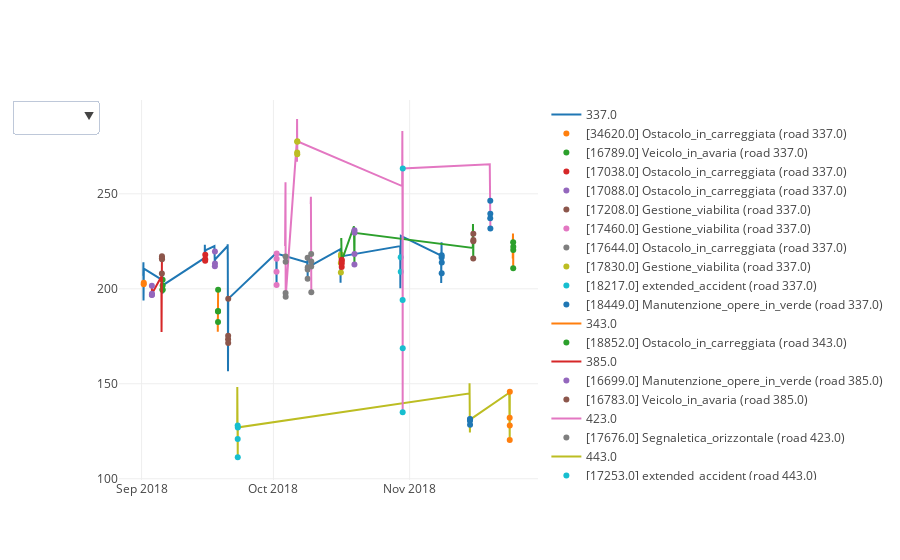

Notebook code cell kept with this figure:
### Code cell
graph.show_speeds_with_events(tw_df, road_key=0, from_datetime='2010', to_datetime='2020')

### Figure 1 — Plotly figure (JSON) as saved in the notebook; plotly's stock layout.template omitted (floating-point values rounded to 4 significant figures; data arrays with more than 128 entries replaced by an {"elided": "..."} marker saying what was removed)
{"data": [{"marker": {"line": {"width": 1}}, "mode": "lines", "name": "337.0", "type": "scatter", "uid": "5367dd07-bf1d-4c94-98ee-efb3944641bf", "x": {"elided": "140 str values"}, "y": {"elided": "140 float values"}}, {"mode": "markers", "name": "[34620.0] Ostacolo_in_carreggiata (road 337.0)", "type": "scatter", "uid": "dd642d9e-6c6b-4e36-a093-c3790ff0e552", "x": ["2018-09-01 11:30:00", "2018-09-01 11:45:00"], "y": [202.3, 203.2]}, {"mode": "markers", "name": "[16789.0] Veicolo_in_avaria (road 337.0)", "type": "scatter", "uid": "134c7fcb-f32b-404c-801b-f977df6714d8", "x": ["2018-09-05 18:15:00", "2018-09-05 18:30:00", "2018-09-05 18:45:00", "2018-09-05 19:00:00"], "y": [199.7, 199.3, 204.8, 201.8]}, {"mode": "markers", "name": "[17038.0] Ostacolo_in_carreggiata (road 337.0)", "type": "scatter", "uid": "d4bf3ff0-a3d4-4bc2-b3ef-83c6164e95cb", "x": ["2018-09-15 11:15:00", "2018-09-15 11:30:00", "2018-09-15 11:45:00"], "y": [214.8, 215.6, 217.9]}, {"mode": "markers", "name": "[17088.0] Ostacolo_in_carreggiata (road 337.0)", "type": "scatter", "uid": "dc5d1ba9-078c-472b-990b-97d2414be1b1", "x": ["2018-09-17 16:15:00", "2018-09-17 16:30:00", "2018-09-17 16:45:00"], "y": [211.9, 219.7, 213.3]}, {"mode": "markers", "name": "[17208.0] Gestione_viabilita (road 337.0)", "type": "scatter", "uid": "97844b09-f3d4-40a9-9d47-6a0a30743f3f", "x": ["2018-09-20 16:30:00", "2018-09-20 16:45:00", "2018-09-20 17:00:00", "2018-09-20 17:15:00"], "y": [173.4, 175.3, 171.5, 194.7]}, {"mode": "markers", "name": "[17460.0] Gestione_viabilita (road 337.0)", "type": "scatter", "uid": "116c33f6-7c8a-44e5-b985-0c9372e1bc27", "x": ["2018-10-01 17:00:00", "2018-10-01 17:15:00", "2018-10-01 17:30:00", "2018-10-01 17:45:00"], "y": [208.9, 202.0, 215.8, 218.6]}, {"mode": "markers", "name": "[17644.0] Ostacolo_in_carreggiata (road 337.0)", "type": "scatter", "uid": "7bd138e7-8324-4bf7-8281-e4338d6d4d87", "x": ["2018-10-08 18:45:00", "2018-10-08 19:00:00", "2018-10-08 19:15:00", "2018-10-08 19:30:00"], "y": [216.4, 205.3, 210.2, 211.3]}, {"mode": "markers", "name": "[17830.0] Gestione_viabilita (road 337.0)", "type": "scatter", "uid": "f7a1d24a-d8ac-4a5b-95fb-111bc8c19d11", "x": ["2018-10-16 08:15:00", "2018-10-16 08:30:00", "2018-10-16 08:45:00", "2018-10-16 09:00:00"], "y": [213.6, 208.5, 218.0, 217.0]}, {"mode": "markers", "name": "[18217.0] extended_accident (road 337.0)", "type": "scatter", "uid": "b0137a9c-71c8-41e2-bfd6-ecaae0243c8a", "x": ["2018-10-29 23:15:00", "2018-10-29 23:30:00"], "y": [216.6, 209.0]}, {"mode": "markers", "name": "[18449.0] Manutenzione_opere_in_verde (road 337.0)", "type": "scatter", "uid": "4e79ce65-972b-42b7-87bc-75e5121b3fc0", "x": ["2018-11-08 06:45:00", "2018-11-08 07:00:00", "2018-11-08 07:15:00", "2018-11-08 07:30:00"], "y": [216.4, 208.1, 217.6, 213.9]}, {"marker": {"line": {"width": 1}}, "mode": "lines", "name": "343.0", "type": "scatter", "uid": "0e66db8a-76b1-4884-9791-148b3eebee94", "x": ["2018-11-24 11:00:00", "2018-11-24 11:15:00", "2018-11-24 11:30:00", "2018-11-24 11:45:00", "2018-11-24 12:00:00", "2018-11-24 12:15:00", "2018-11-24 12:30:00", "2018-11-24 12:45:00", "2018-11-24 13:00:00", "2018-11-24 13:15:00", "2018-11-24 13:30:00", "2018-11-24 13:45:00", "2018-11-24 14:00:00", "2018-11-24 14:15:00"], "y": [216.4, 216.0, 219.0, 223.7, 224.6, 223.7, 229.2, 222.4, 224.0, 221.9, 224.6, 210.7, 220.4, 222.1]}, {"mode": "markers", "name": "[18852.0] Ostacolo_in_carreggiata (road 343.0)", "type": "scatter", "uid": "5c6f0158-b832-4aa8-a696-85d4f42bf2c2", "x": ["2018-11-24 13:30:00", "2018-11-24 13:45:00", "2018-11-24 14:00:00", "2018-11-24 14:15:00"], "y": [224.6, 210.7, 220.4, 222.1]}, {"marker": {"line": {"width": 1}}, "mode": "lines", "name": "385.0", "type": "scatter", "uid": "bf48cfcd-fb27-44ca-802f-eb4d51e58a3e", "x": ["2018-09-03 08:00:00", "2018-09-03 08:15:00", "2018-09-03 08:30:00", "2018-09-03 08:45:00", "2018-09-05 12:15:00", "2018-09-05 12:30:00", "2018-09-05 12:45:00", "2018-09-05 13:00:00", "2018-09-05 13:15:00", "2018-09-05 13:30:00", "2018-09-05 13:45:00", "2018-09-05 14:00:00", "2018-09-05 14:15:00", "2018-09-05 14:30:00", "2018-09-05 14:45:00", "2018-09-05 15:00:00", "2018-09-05 15:15:00", "2018-09-05 15:30:00"], "y": [196.7, 201.6, 196.8, 197.3, 206.4, 200.6, 199.9, 177.3, 208.0, 211.0, 215.1, 210.3, 212.7, 201.1, 208.0, 216.1, 217.1, 215.5]}, {"mode": "markers", "name": "[16699.0] Manutenzione_opere_in_verde (road 385.0)", "type": "scatter", "uid": "c77c8d90-ef9e-4ca3-9b27-85092d4e1513", "x": ["2018-09-03 08:00:00", "2018-09-03 08:15:00", "2018-09-03 08:30:00", "2018-09-03 08:45:00"], "y": [196.7, 201.6, 196.8, 197.3]}, {"mode": "markers", "name": "[16783.0] Veicolo_in_avaria (road 385.0)", "type": "scatter", "uid": "051d4fa9-c5a3-4bb7-8b9f-56db9311cda9", "x": ["2018-09-05 14:45:00", "2018-09-05 15:00:00", "2018-09-05 15:15:00", "2018-09-05 15:30:00"], "y": [208.0, 216.1, 217.1, 215.5]}, {"marker": {"line": {"width": 1}}, "mode": "lines", "name": "423.0", "type": "scatter", "uid": "cccfa0dd-0e0f-461c-8112-257371645a03", "x": ["2018-10-09 11:45:00", "2018-10-09 12:00:00", "2018-10-09 12:15:00", "2018-10-09 12:30:00", "2018-10-09 12:45:00", "2018-10-09 13:00:00", "2018-10-09 13:15:00", "2018-10-09 13:30:00", "2018-10-09 13:45:00", "2018-10-09 14:00:00", "2018-10-09 14:15:00", "2018-10-09 14:30:00", "2018-10-09 14:45:00", "2018-10-09 15:00:00"], "y": [244.7, 241.3, 231.1, 237.4, 248.4, 245.6, 237.4, 235.3, 236.1, 242.7, 218.4, 211.7, 214.3, 198.2]}, {"mode": "markers", "name": "[17676.0] Segnaletica_orizzontale (road 423.0)", "type": "scatter", "uid": "160d360c-b140-40ff-abd1-0ad4c86c7588", "x": ["2018-10-09 14:15:00", "2018-10-09 14:30:00", "2018-10-09 14:45:00", "2018-10-09 15:00:00"], "y": [218.4, 211.7, 214.3, 198.2]}, {"marker": {"line": {"width": 1}}, "mode": "lines", "name": "443.0", "type": "scatter", "uid": "ac68f97f-a259-46e8-a81f-c45a6d4d3629", "x": ["2018-09-22 18:15:00", "2018-09-22 18:30:00", "2018-09-22 18:45:00", "2018-09-22 19:00:00", "2018-09-22 19:15:00", "2018-09-22 19:30:00", "2018-09-22 19:45:00", "2018-09-22 20:15:00", "2018-09-22 20:30:00", "2018-09-22 20:45:00", "2018-09-22 21:00:00", "2018-09-22 21:15:00", "2018-09-22 21:30:00", "2018-11-14 15:00:00", "2018-11-14 15:15:00", "2018-11-14 15:30:00", "2018-11-14 15:45:00", "2018-11-14 16:00:00", "2018-11-14 16:15:00", "2018-11-14 16:30:00", "2018-11-14 16:45:00", "2018-11-14 17:00:00", "2018-11-14 17:15:00", "2018-11-14 17:30:00", "2018-11-14 17:45:00", "2018-11-14 18:00:00", "2018-11-14 18:15:00", "2018-11-23 16:00:00", "2018-11-23 16:15:00", "2018-11-23 16:30:00", "2018-11-23 16:45:00", "2018-11-23 17:00:00", "2018-11-23 17:15:00", "2018-11-23 17:30:00", "2018-11-23 17:45:00", "2018-11-23 18:00:00", "2018-11-23 18:15:00", "2018-11-23 18:30:00", "2018-11-23 18:45:00", "2018-11-23 19:00:00", "2018-11-23 19:15:00"], "y": [126.6, 146.5, 148.3, 138.9, 141.8, 128.3, 124.6, 140.4, 127.2, 128.1, 120.9, 111.3, 127.0, 144.9, 150.2, 135.6, 147.5, 142.7, 145.5, 143.5, 133.7, 132.5, 124.3, 130.6, 131.4, 128.5, 131.2, 145.3, 143.2, 138.8, 143.5, 137.4, 135.5, 134.6, 133.9, 132.1, 134.6, 132.1, 120.4, 128.0, 145.8]}, {"mode": "markers", "name": "[17253.0] extended_accident (road 443.0)", "type": "scatter", "uid": "f188ac8a-836c-4b6c-bd55-7db2d7b0026e", "x": ["2018-09-22 20:45:00", "2018-09-22 21:00:00", "2018-09-22 21:15:00", "2018-09-22 21:30:00"], "y": [128.1, 120.9, 111.3, 127.0]}, {"mode": "markers", "name": "[35100.0] Veicolo_in_avaria (road 443.0)", "type": "scatter", "uid": "b9ba7af7-9cd1-4459-a2f4-8d065ed23cbe", "x": ["2018-11-14 17:30:00", "2018-11-14 17:45:00", "2018-11-14 18:00:00", "2018-11-14 18:15:00"], "y": [130.6, 131.4, 128.5, 131.2]}, {"mode": "markers", "name": "[18835.0] Veicolo_in_avaria (road 443.0)", "type": "scatter", "uid": "89d083e9-bfc4-41f4-a816-a284813620be", "x": ["2018-11-23 18:30:00", "2018-11-23 18:45:00", "2018-11-23 19:00:00", "2018-11-23 19:15:00"], "y": [132.1, 120.4, 128.0, 145.8]}, {"marker": {"line": {"width": 1}}, "mode": "lines", "name": "454.0", "type": "scatter", "uid": "9def8129-5a88-432d-9a14-b3b29f0d3407", "x": ["2018-10-16 10:15:00", "2018-10-16 10:30:00", "2018-10-16 10:45:00", "2018-10-16 11:00:00", "2018-10-16 11:15:00", "2018-10-16 11:30:00", "2018-10-16 11:45:00", "2018-10-16 12:00:00", "2018-10-16 12:15:00", "2018-10-16 12:30:00", "2018-10-16 12:45:00", "2018-10-16 13:00:00", "2018-10-16 13:15:00", "2018-10-16 13:30:00", "2018-10-19 08:00:00", "2018-10-19 08:15:00", "2018-10-19 08:30:00", "2018-10-19 08:45:00", "2018-10-19 09:00:00", "2018-10-19 09:15:00", "2018-10-19 09:30:00", "2018-10-19 09:45:00", "2018-10-19 10:00:00", "2018-10-19 10:15:00", "2018-10-19 10:30:00", "2018-10-19 10:45:00", "2018-10-19 11:00:00", "2018-10-19 11:15:00", "2018-11-15 09:00:00", "2018-11-15 09:15:00", "2018-11-15 09:30:00", "2018-11-15 09:45:00", "2018-11-15 10:00:00", "2018-11-15 10:15:00", "2018-11-15 10:30:00", "2018-11-15 10:45:00", "2018-11-15 11:00:00", "2018-11-15 11:15:00", "2018-11-15 11:30:00", "2018-11-15 11:45:00", "2018-11-15 12:00:00", "2018-11-15 12:15:00"], "y": [225.4, 221.6, 226.8, 218.3, 224.5, 221.4, 226.3, 215.0, 224.2, 226.4, 215.3, 211.4, 213.3, 214.8, 232.9, 223.3, 227.2, 223.9, 221.3, 225.1, 216.3, 222.8, 218.6, 216.1, 212.8, 230.8, 218.4, 229.5, 221.5, 231.7, 216.2, 230.3, 234.1, 223.3, 221.3, 221.3, 232.5, 227.0, 216.0, 225.1, 229.0, 225.7]}, {"mode": "markers", "name": "[17856.0] extended_accident (road 454.0)", "type": "scatter", "uid": "484c2b61-e69a-410b-a742-af0ca88cad4b", "x": ["2018-10-16 12:45:00", "2018-10-16 13:00:00", "2018-10-16 13:15:00", "2018-10-16 13:30:00"], "y": [215.3, 211.4, 213.3, 214.8]}, {"mode": "markers", "name": "[17988.0] Barriere (road 454.0)", "type": "scatter", "uid": "5995cfc2-6cd3-4281-bc8d-9b635c1fa382", "x": ["2018-10-19 10:30:00", "2018-10-19 10:45:00", "2018-10-19 11:00:00", "2018-10-19 11:15:00"], "y": [212.8, 230.8, 218.4, 229.5]}, {"mode": "markers", "name": "[18648.0] Manutenzione_opere_in_verde (road 454.0)", "type": "scatter", "uid": "36db6f2d-fede-4e5b-ad8a-7dec776122dd", "x": ["2018-11-15 11:30:00", "2018-11-15 11:45:00", "2018-11-15 12:00:00", "2018-11-15 12:15:00"], "y": [216.0, 225.1, 229.0, 225.7]}, {"marker": {"line": {"width": 1}}, "mode": "lines", "name": "488.0", "type": "scatter", "uid": "b1cd4cd6-42f7-45ea-87a1-3792e1d563bd", "x": ["2018-10-03 15:45:00", "2018-10-03 16:00:00", "2018-10-03 16:15:00", "2018-10-03 16:30:00", "2018-10-03 16:45:00", "2018-10-03 17:00:00", "2018-10-03 17:15:00", "2018-10-03 17:30:00", "2018-10-03 17:45:00", "2018-10-03 18:00:00", "2018-10-03 18:15:00", "2018-10-03 18:30:00", "2018-10-03 18:45:00", "2018-10-03 19:00:00", "2018-10-06 07:15:00", "2018-10-06 07:30:00", "2018-10-06 07:45:00", "2018-10-06 08:00:00", "2018-10-06 08:15:00", "2018-10-06 08:30:00", "2018-10-06 08:45:00", "2018-10-06 09:00:00", "2018-10-06 09:15:00", "2018-10-06 09:30:00", "2018-10-06 09:45:00", "2018-10-06 10:00:00", "2018-10-06 10:15:00", "2018-10-06 10:30:00", "2018-10-30 07:15:00", "2018-10-30 07:30:00", "2018-10-30 07:45:00", "2018-10-30 08:00:00", "2018-10-30 08:15:00", "2018-10-30 08:30:00", "2018-10-30 08:45:00", "2018-10-30 09:00:00", "2018-10-30 09:45:00", "2018-10-30 10:00:00", "2018-10-30 10:15:00", "2018-10-30 10:30:00", "2018-11-19 05:45:00", "2018-11-19 06:00:00", "2018-11-19 06:15:00", "2018-11-19 06:30:00", "2018-11-19 06:45:00", "2018-11-19 07:00:00", "2018-11-19 07:15:00", "2018-11-19 07:30:00", "2018-11-19 07:45:00", "2018-11-19 08:00:00", "2018-11-19 08:15:00", "2018-11-19 08:30:00", "2018-11-19 08:45:00", "2018-11-19 09:00:00"], "y": [222.5, 218.0, 222.8, 207.8, 223.3, 221.7, 241.5, 253.8, 254.5, 256.1, 217.0, 197.8, 214.2, 195.8, 276.9, 275.4, 272.1, 278.3, 271.0, 267.0, 266.9, 283.1, 289.4, 281.9, 271.8, 277.4, 270.8, 277.6, 254.1, 265.3, 265.2, 272.4, 283.1, 270.0, 280.3, 257.1, 194.2, 135.0, 168.7, 263.3, 265.5, 251.6, 256.5, 260.5, 262.4, 257.5, 253.3, 256.6, 238.7, 239.5, 237.2, 246.4, 239.5, 231.8]}, {"mode": "markers", "name": "[17520.0] Pavimentazione (road 488.0)", "type": "scatter", "uid": "a663bce1-8714-4cc1-8fbb-b338b6452e12", "x": ["2018-10-03 18:15:00", "2018-10-03 18:30:00", "2018-10-03 18:45:00", "2018-10-03 19:00:00"], "y": [217.0, 197.8, 214.2, 195.8]}, {"mode": "markers", "name": "[17590.0] Pavimentazione (road 488.0)", "type": "scatter", "uid": "f6d30bc8-a5c8-4b2c-9cee-a9e6e032baf4", "x": ["2018-10-06 09:45:00", "2018-10-06 10:00:00", "2018-10-06 10:15:00", "2018-10-06 10:30:00"], "y": [271.8, 277.4, 270.8, 277.6]}, {"mode": "markers", "name": "[18232.0] Opera_arte (road 488.0)", "type": "scatter", "uid": "eb5c760e-f0d9-480b-aa7b-3fb850510a20", "x": ["2018-10-30 09:45:00", "2018-10-30 10:00:00", "2018-10-30 10:15:00", "2018-10-30 10:30:00"], "y": [194.2, 135.0, 168.7, 263.3]}, {"mode": "markers", "name": "[18706.0] Manutenzione_opere_in_verde (road 488.0)", "type": "scatter", "uid": "88a7b2b1-7c27-4c8b-94ec-c20627315bc6", "x": ["2018-11-19 08:15:00", "2018-11-19 08:30:00", "2018-11-19 08:45:00", "2018-11-19 09:00:00"], "y": [237.2, 246.4, 239.5, 231.8]}, {"marker": {"line": {"width": 1}}, "mode": "lines", "name": "520.0", "type": "scatter", "uid": "273b9eee-5142-4d26-b9ed-7f1db0a24eac", "x": ["2018-09-18 08:00:00", "2018-09-18 08:15:00", "2018-09-18 08:30:00", "2018-09-18 08:45:00", "2018-09-18 09:00:00", "2018-09-18 09:15:00", "2018-09-18 09:30:00", "2018-09-18 09:45:00", "2018-09-18 10:00:00"], "y": [184.6, 177.3, 182.7, 182.5, 186.6, 188.1, 182.5, 188.3, 199.4]}, {"mode": "markers", "name": "[17115.0] Manutenzione_opere_in_verde (road 520.0)", "type": "scatter", "uid": "e14feea9-afdd-4d16-8706-515fe5fa2cc1", "x": ["2018-09-18 09:15:00", "2018-09-18 09:30:00", "2018-09-18 09:45:00", "2018-09-18 10:00:00"], "y": [188.1, 182.5, 188.3, 199.4]}], "layout": {"autosize": true, "updatemenus": [{"active": -1, "buttons": [{"args": [{"visible": [true, true, true, true, true, true, true, true, true, true, true, true, true, true, true, true, true, true, true, true, true, true, true, true, true, true, true, true, true, true, true, true, true]}, {"title": "All (8 sensors)"}], "label": "Show all", "method": "update"}, {"args": [{"visible": [true, true, true, true, true, true, true, true, true, true, true, false, false, false, false, false, false, false, false, false, false, false, false, false, false, false, false, false, false, false, false, false, false]}, {"title": "Sensor 337.0 (2.0 lanes) - 140 data points - 10 events"}], "label": "337.0", "method": "update"}, {"args": [{"visible": [false, false, false, false, false, false, false, false, false, false, false, true, true, false, false, false, false, false, false, false, false, false, false, false, false, false, false, false, false, false, false, false, false]}, {"title": "Sensor 343.0 (2.0 lanes) - 14 data points - 1 events"}], "label": "343.0", "method": "update"}, {"args": [{"visible": [false, false, false, false, false, false, false, false, false, false, false, false, false, true, true, true, false, false, false, false, false, false, false, false, false, false, false, false, false, false, false, false, false]}, {"title": "Sensor 385.0 (2.0 lanes) - 18 data points - 2 events"}], "label": "385.0", "method": "update"}, {"args": [{"visible": [false, false, false, false, false, false, false, false, false, false, false, false, false, false, false, false, true, true, false, false, false, false, false, false, false, false, false, false, false, false, false, false, false]}, {"title": "Sensor 423.0 (2.0 lanes) - 14 data points - 1 events"}], "label": "423.0", "method": "update"}, {"args": [{"visible": [false, false, false, false, false, false, false, false, false, false, false, false, false, false, false, false, false, false, true, true, true, true, false, false, false, false, false, false, false, false, false, false, false]}, {"title": "Sensor 443.0 (2.0 lanes) - 41 data points - 3 events"}], "label": "443.0", "method": "update"}, {"args": [{"visible": [false, false, false, false, false, false, false, false, false, false, false, false, false, false, false, false, false, false, false, false, false, false, true, true, true, true, false, false, false, false, false, false, false]}, {"title": "Sensor 454.0 (2.0 lanes) - 42 data points - 3 events"}], "label": "454.0", "method": "update"}, {"args": [{"visible": [false, false, false, false, false, false, false, false, false, false, false, false, false, false, false, false, false, false, false, false, false, false, false, false, false, false, true, true, true, true, true, false, false]}, {"title": "Sensor 488.0 (2.0 lanes) - 54 data points - 4 events"}], "label": "488.0", "method": "update"}, {"args": [{"visible": [false, false, false, false, false, false, false, false, false, false, false, false, false, false, false, false, false, false, false, false, false, false, false, false, false, false, false, false, false, false, false, true, true]}, {"title": "Sensor 520.0 (2.0 lanes) - 9 data points - 1 events"}], "label": "520.0", "method": "update"}]}], "xaxis": {"autorange": true, "range": ["2018-08-26 22:22:34.4877", "2018-11-30 03:22:25.5123"], "type": "date"}, "yaxis": {"autorange": true, "range": [96.97, 299.5], "type": "linear"}}}
